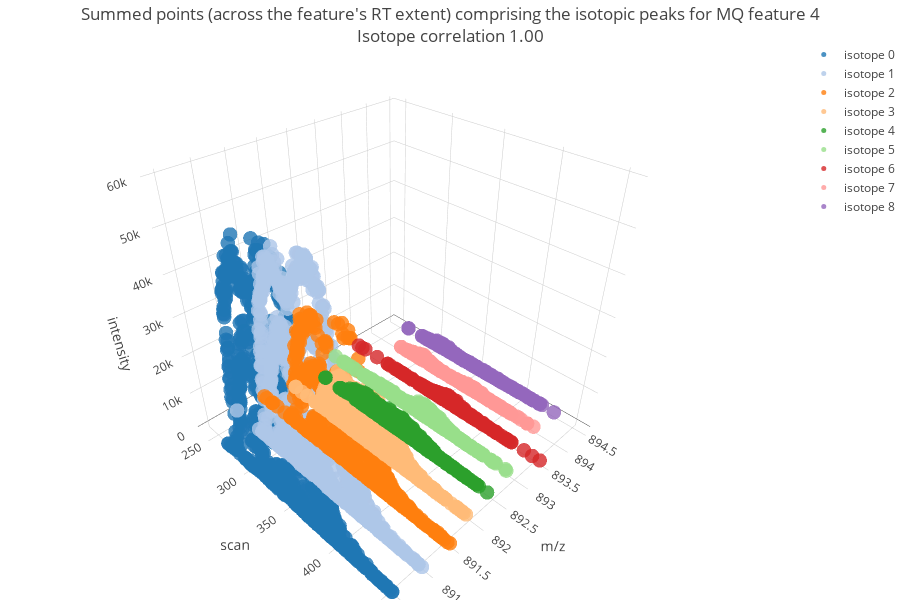

Notebook code for this chart:
### Code cell
import plotly.plotly as py
import plotly.graph_objs as go

traces = []
for isotope_idx in range(0,isotope_count):
    df = isotope_point_df_list[isotope_idx]
    if len(df) > 0:
        trace = go.Scatter3d(
            x = df.mz,
            y = df.scan,
            z = df.intensity,
            mode = 'markers',
            marker = dict(
                size = 5,
                color = "rgb{}".format(tableau20_py[isotope_idx]),
                opacity = 0.8
            ),
            text = df.hover,
            hoverinfo = 'text',
            name = "isotope {}".format(isotope_idx)
        )
        traces.append((trace))


data = traces
layout = go.Layout(
    autosize=False,
    width=900,
    height=600,
    title='Summed points (across the feature\'s RT extent) comprising the isotopic peaks for MQ feature {}<br>Isotope correlation {:,.2f}'.format(MQ_FEATURE_ID,isotope_correlation),
    margin=dict(
        l=0,
        r=0,
        b=0,
        t=40
    ),
    scene = dict(
        xaxis = dict(
            title='m/z', autorange='reversed'),
        yaxis = dict(
            title='scan'),
        zaxis = dict(
            title='intensity')
    )
)
fig = go.Figure(data=data, layout=layout)
iplot(fig)

### Figure 1 — Plotly figure (JSON) as saved in the notebook; plotly's stock layout.template omitted (floating-point values rounded to 4 significant figures; data arrays with more than 128 entries replaced by an {"elided": "..."} marker saying what was removed)
{"data": [{"hoverinfo": "text", "marker": {"color": "rgb(31, 119, 180)", "opacity": 0.8, "size": 5}, "mode": "markers", "name": "isotope 0", "text": {"elided": "990 str values"}, "type": "scatter3d", "uid": "b91d9c11-83b1-431c-9269-0280d1f6883f", "x": {"elided": "990 float values"}, "y": {"elided": "990 int values"}, "z": {"elided": "990 int values"}}, {"hoverinfo": "text", "marker": {"color": "rgb(174, 199, 232)", "opacity": 0.8, "size": 5}, "mode": "markers", "name": "isotope 1", "text": {"elided": "996 str values"}, "type": "scatter3d", "uid": "67c0258f-efc9-45f1-a0d7-b410a70e870e", "x": {"elided": "996 float values"}, "y": {"elided": "996 int values"}, "z": {"elided": "996 int values"}}, {"hoverinfo": "text", "marker": {"color": "rgb(255, 127, 14)", "opacity": 0.8, "size": 5}, "mode": "markers", "name": "isotope 2", "text": {"elided": "801 str values"}, "type": "scatter3d", "uid": "db34de9b-7dc9-46f5-9034-23f57108b1a2", "x": {"elided": "801 float values"}, "y": {"elided": "801 int values"}, "z": {"elided": "801 int values"}}, {"hoverinfo": "text", "marker": {"color": "rgb(255, 187, 120)", "opacity": 0.8, "size": 5}, "mode": "markers", "name": "isotope 3", "text": {"elided": "800 str values"}, "type": "scatter3d", "uid": "be67866c-23a2-4daf-ad92-544899c19fa0", "x": {"elided": "800 float values"}, "y": {"elided": "800 int values"}, "z": {"elided": "800 int values"}}, {"hoverinfo": "text", "marker": {"color": "rgb(44, 160, 44)", "opacity": 0.8, "size": 5}, "mode": "markers", "name": "isotope 4", "text": {"elided": "937 str values"}, "type": "scatter3d", "uid": "cd548d28-93e0-49c4-8003-291a61d21aa8", "x": {"elided": "937 float values"}, "y": {"elided": "937 int values"}, "z": {"elided": "937 int values"}}, {"hoverinfo": "text", "marker": {"color": "rgb(152, 223, 138)", "opacity": 0.8, "size": 5}, "mode": "markers", "name": "isotope 5", "text": {"elided": "741 str values"}, "type": "scatter3d", "uid": "ca36e6ec-4cb6-40f9-bcd8-040c9bf7a1e4", "x": {"elided": "741 float values"}, "y": {"elided": "741 int values"}, "z": {"elided": "741 int values"}}, {"hoverinfo": "text", "marker": {"color": "rgb(214, 39, 40)", "opacity": 0.8, "size": 5}, "mode": "markers", "name": "isotope 6", "text": {"elided": "374 str values"}, "type": "scatter3d", "uid": "6286f4f3-e2a7-4054-b314-f671ef2378c0", "x": {"elided": "374 float values"}, "y": {"elided": "374 int values"}, "z": {"elided": "374 int values"}}, {"hoverinfo": "text", "marker": {"color": "rgb(255, 152, 150)", "opacity": 0.8, "size": 5}, "mode": "markers", "name": "isotope 7", "text": {"elided": "389 str values"}, "type": "scatter3d", "uid": "879e1a19-c28e-4e2f-af87-81ef9cfdb5a2", "x": {"elided": "389 float values"}, "y": {"elided": "389 int values"}, "z": {"elided": "389 int values"}}, {"hoverinfo": "text", "marker": {"color": "rgb(148, 103, 189)", "opacity": 0.8, "size": 5}, "mode": "markers", "name": "isotope 8", "text": {"elided": "450 str values"}, "type": "scatter3d", "uid": "b7ea3e5d-cf58-44c6-b034-08bcc99cc420", "x": {"elided": "450 float values"}, "y": {"elided": "450 int values"}, "z": {"elided": "450 int values"}}], "layout": {"autosize": false, "height": 600, "margin": {"b": 0, "l": 0, "r": 0, "t": 40}, "scene": {"xaxis": {"autorange": "reversed", "title": {"text": "m/z"}}, "yaxis": {"title": {"text": "scan"}}, "zaxis": {"title": {"text": "intensity"}}}, "title": {"text": "Summed points (across the feature's RT extent) comprising the isotopic peaks for MQ feature 4<br>Isotope correlation 1.00"}, "width": 900}}
